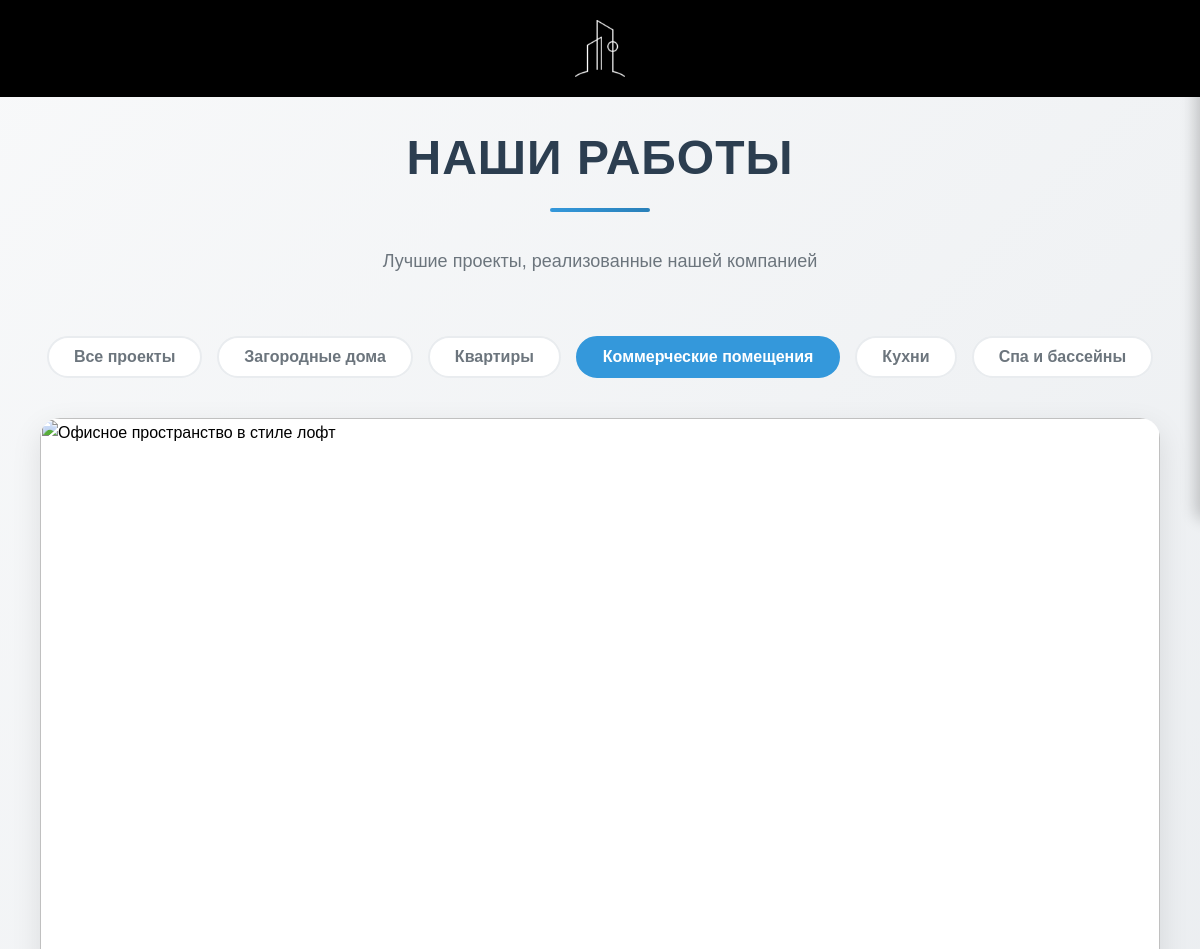
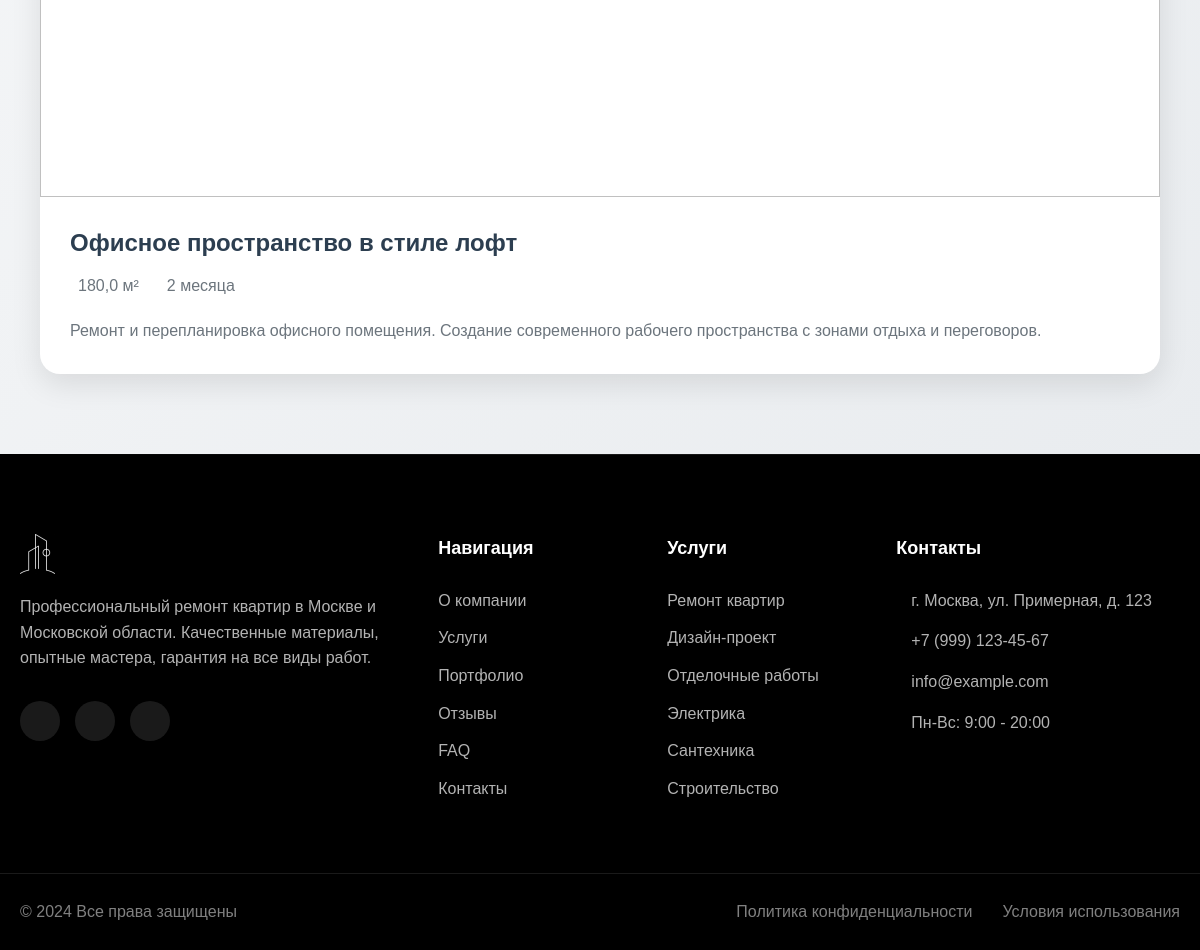
The page /portfolio.php?category=Коммерческие помещения on the database its author committed (2 pictures, top to bottom).
### tables this page shows
CREATE TABLE IF NOT EXISTS portfolio (
    id INT AUTO_INCREMENT PRIMARY KEY,
    title VARCHAR(255) NOT NULL,
    description TEXT NOT NULL,
    category VARCHAR(100) NOT NULL,
    area DECIMAL(10,2),
    duration VARCHAR(50),
    client VARCHAR(255),
    main_image VARCHAR(255) NOT NULL,
    created_at TIMESTAMP DEFAULT CURRENT_TIMESTAMP,
    status ENUM('active', 'inactive') DEFAULT 'active'
);

### portfolio.php (the view, shortened to what this page needs)
<?php
require_once 'includes/db.php';
$stmt = $pdo->query('SELECT DISTINCT category FROM portfolio WHERE status = "active" ORDER BY category');
$categories = $stmt->fetchAll(PDO::FETCH_COLUMN);
$selectedCategory = isset($_GET['category']) ? $_GET['category'] : '';
$sql = 'SELECT * FROM portfolio WHERE status = "active"';
if ($selectedCategory) {
    $sql .= ' AND category = ?';
}
$sql .= ' ORDER BY created_at DESC';
$stmt = $pdo->prepare($sql);
if ($selectedCategory) {
    $stmt->execute([$selectedCategory]);
} else {
    $stmt->execute();
}
$projects = $stmt->fetchAll();
include 'includes/header.php';
?>
<link rel="stylesheet" href="assets/css/main.css">
<link rel="stylesheet" href="assets/css/portfolio.css">
<main class="portfolio-page">
    <div class="container">
        <div class="portfolio-page__header">
            <h1 class="portfolio-page__title">Наши работы</h1>
            <p class="portfolio-page__subtitle">Лучшие проекты, реализованные нашей компанией</p>
        </div>
        <div class="portfolio-page__filters">
            <button class="portfolio-page__filter-button <?php echo !$selectedCategory ? 'active' : ''; ?>"
                    data-category="">
                Все проекты
            </button>
            <?php foreach ($categories as $category): ?>
                <button class="portfolio-page__filter-button <?php echo $selectedCategory === $category ? 'active' : ''; ?>"
                        data-category="<?php echo htmlspecialchars($category); ?>">
                    <?php echo htmlspecialchars($category); ?>
                </button>
            <?php endforeach; ?>
        </div>
        <div class="portfolio-page__grid">
            <?php foreach ($projects as $project): ?>
                <div class="portfolio-page__card" data-category="<?php echo htmlspecialchars($project['category']); ?>">
                    <div class="portfolio-page__card-image">
                    </div>
                    <div class="portfolio-page__card-content">
                        <h3 class="portfolio-page__card-title">
                            <?php echo htmlspecialchars($project['title']); ?>
                        </h3>
                        <div class="portfolio-page__card-info">
                            <?php if ($project['area']): ?>
                                <div class="portfolio-page__card-area">
                                    <?php echo number_format($project['area'], 1, ',', ' '); ?> м²
                                </div>
                            <?php endif; ?>
                            <?php if ($project['duration']): ?>
                                <div class="portfolio-page__card-duration">
                                    <?php echo htmlspecialchars($project['duration']); ?>
                                </div>
                            <?php endif; ?>
                        </div>
                        <p class="portfolio-page__card-description">
                            <?php echo htmlspecialchars($project['description']); ?>
                        </p>
                    </div>
                </div>
            <?php endforeach; ?>
        </div>
    </div>
</main>
<?php
include 'includes/footer.php';
?>

### assets/css/main.css (style rules this page uses)
* { margin: 0; padding: 0; box-sizing: border-box; font-family: var(--font-primary); }
.container { max-width: 1600px; margin: 0 auto; padding: 0 20px; }

### assets/css/portfolio.css (style rules this page uses)
.portfolio-page { padding: 120px 0 80px; background: linear-gradient(135deg, #f8f9fa 0%, #e9ecef 100%); min-height: 100vh; }
.portfolio-page__header { text-align: center; margin-bottom: 60px; }
.portfolio-page__title { font-size: 48px; font-weight: 700; color: #2c3e50; margin-bottom: 20px; position: relative; display: inline-block; text-transform: uppercase; letter-spacing: 1px; }
.portfolio-page__title::after { content: ''; position: absolute; bottom: -15px; left: 50%; transform: translateX(-50%); width: 100px; height: 4px; background: linear-gradient(90deg, #3498db, #2980b9); border-radius: 2px; }
.portfolio-page__subtitle { font-size: 18px; color: #6c757d; max-width: 700px; margin: 30px auto 0; line-height: 1.6; }
.portfolio-page__filters { display: flex; justify-content: center; flex-wrap: wrap; gap: 15px; margin-bottom: 40px; padding: 0 20px; }
.portfolio-page__filter-button { padding: 10px 25px; background: #fff; border: 2px solid #e9ecef; border-radius: 30px; font-size: 16px; font-weight: 600; color: #6c757d; cursor: pointer; transition: all 0.3s ease; }
.portfolio-page__filter-button.active { background: #3498db; border-color: #3498db; color: #fff; }
.portfolio-page__grid { display: grid; grid-template-columns: repeat(auto-fit, minmax(350px, 1fr)); gap: 40px; padding: 0 20px; }
.portfolio-page__card { background: #fff; border-radius: 20px; overflow: hidden; box-shadow: 0 10px 30px rgba(0,0,0,0.1); transition: all 0.4s cubic-bezier(0.165, 0.84, 0.44, 1); opacity: 0; transform: translateY(30px); }
.portfolio-page__card-image { position: relative; padding-top: 65%; overflow: hidden; }
.portfolio-page__card-content { padding: 30px; }
.portfolio-page__card-title { font-size: 24px; font-weight: 700; color: #2c3e50; margin-bottom: 15px; line-height: 1.3; }
.portfolio-page__card-info { display: flex; gap: 20px; margin-bottom: 20px; }
.portfolio-page__card-area, .portfolio-page__card-duration { display: flex; align-items: center; gap: 8px; font-size: 16px; color: #6c757d; }
.portfolio-page__card-description { font-size: 16px; color: #6c757d; line-height: 1.6; display: -webkit-box; -webkit-line-clamp: 3; -webkit-box-orient: vertical; overflow: hidden; }

### rows shown on the page
portfolio: title "Офисное пространство в стиле лофт", area "180,0", duration "2 месяца", description "Ремонт и перепланировка офисного помещения. Создание современного рабочего пространства с зонами отдыха и переговоров."

### other values the page prints
$category "Загородные дома"
$category "Квартиры"
$category "Коммерческие помещения"
$category "Кухни"
$category "Спа и бассейны"
